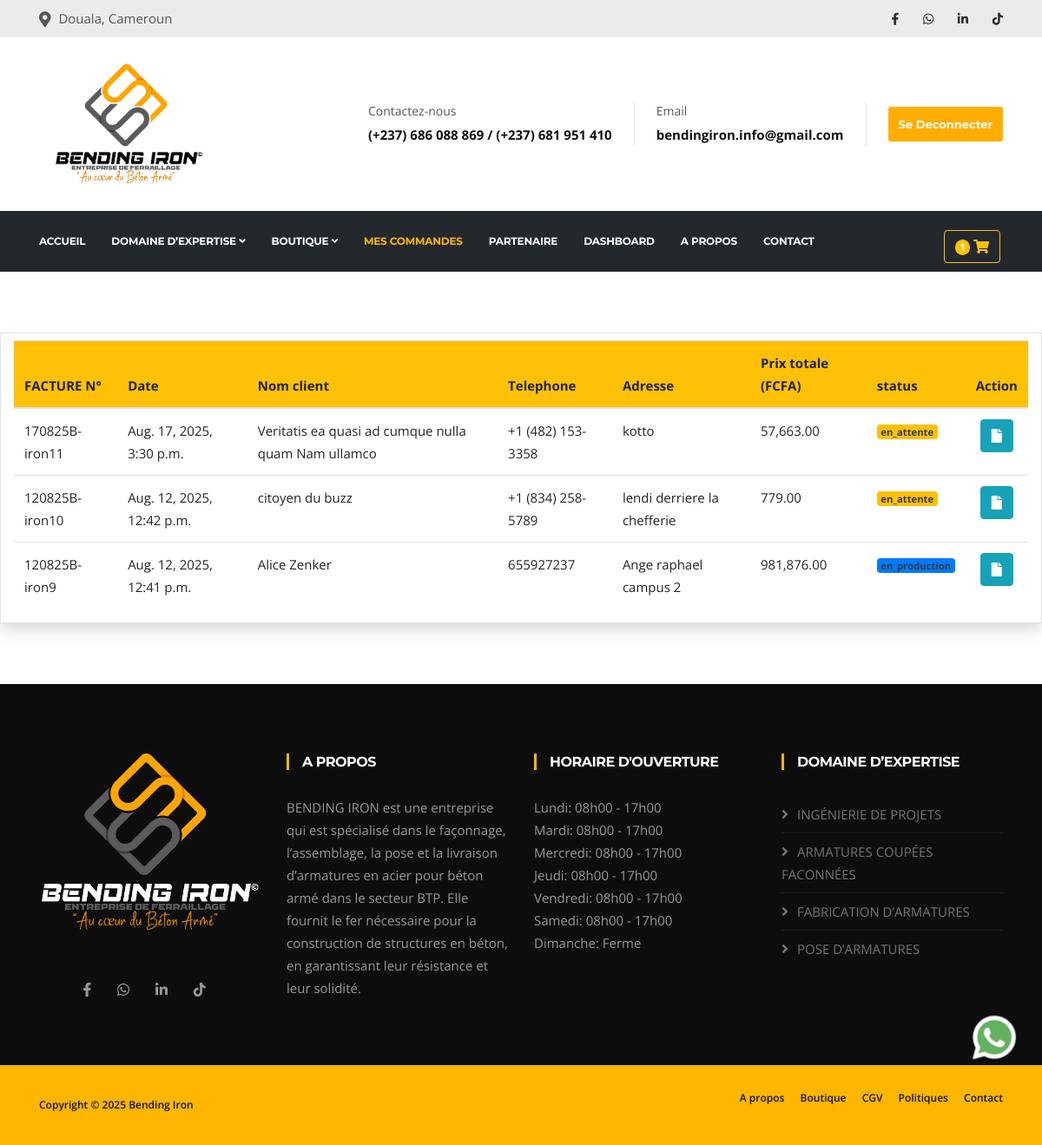
Page /mes-commandes/ (signed in) on the committed database.
### usesOrders/models.py (models this page shows, shortened)
class Order(models.Model):
    user = models.ForeignKey(CustomUser, on_delete=models.CASCADE)
    remise = models.DecimalField(max_digits=10, decimal_places=2, default=1)
    created_at = models.DateTimeField(auto_now_add=True)
    updated_at = models.DateTimeField(auto_now=True)
    @property
    def get_prix_total(self):
        total=sum(item.prix_u * item.quantite for item in self.orderitem_set.all())
        return total
    @property
    def get_statut_actuel(self):
        dernier_traiment = self.traiment_set.order_by('-created_at').first()
        return dernier_traiment.statut if dernier_traiment else "Aucun traitement"
    @property
    def infoclient(self):
        try:
            return self.orderuserinfo_set.first()  # si OneToOneField
        except OrderUserInfo.DoesNotExist:
            return None

class OrderUserInfo(models.Model):
    order = models.ForeignKey(Order, on_delete=models.CASCADE)
    nom = models.CharField(max_length=255)
    telephone = models.CharField(max_length=255)
    mode_livraison= models.CharField(max_length=255, default="livraison sur chantier")
    adresse = models.CharField(max_length=255)

class OrderItem(models.Model):
    order = models.ForeignKey(Order, on_delete=models.CASCADE)
    produit = models.ForeignKey(Produit, on_delete=models.CASCADE)
    details = models.JSONField()  # Détails du produit (dimensions, choix d'angle, etc.)
    quantite = models.PositiveIntegerField(default=1)
    prix_revient=models.DecimalField(max_digits=10, decimal_places=2)
    prix_u = models.DecimalField(max_digits=10, decimal_places=2)

class Traiment(models.Model):
    order = models.ForeignKey(Order, on_delete=models.CASCADE)
    user = models.ForeignKey(CustomUser, on_delete=models.CASCADE)
    statut = models.CharField(max_length=20, choices=[
        ('en_attente', 'En attente'),
        ('en_production', 'En production'),
        ('pret_pour_livraison', 'Pret pour livraison'),
        ('solde_facture', 'Solde ma facture'),
        ('termine', 'Livraison termine'),
    ], default='en_attente')
    created_at = models.DateTimeField(auto_now_add=True)  # ➕ important pour trier

### usesOrders/views.py (the view)
# urls.py: path('', mes_commande , name='mes_commande'),
@login_required
def mes_commande(request):
    commandes = Order.objects.filter(user=request.user).order_by('-created_at')
    current_url = request.get_full_path()
    context = {
        'commandes': commandes,
        'current_url':current_url,
    }
    return render(request, 'commandes.html',context)

### contact/context_processor.py (called while the page is built)
def unread_messages(request):
    pass
    unread_messages =Contact.get_unread_messages()
    return {
        'unread_messages_count': unread_messages.count(),
        'unread_messages': unread_messages,
    }

### contact/models.py (called while the page is built)
    @staticmethod
    def get_unread_messages():
        return Contact.objects.filter(is_read=False).order_by('-created_at').all()

### fer/context_processors.py (called while the page is built)
def seuil_critique_count(request):
    seuil_count = sum(1 for fer in Fer.objects.all() if fer.sueil_atteint)
    return {
        'fer_seuil_critique_count': seuil_count
    }

### fer/models.py (called while the page is built)
    @property
    def longueur_totale(self):
        total = self.mouvement_set.annotate(
            total_longueur=ExpressionWrapper(F('longueur_m') * F('quantite'), output_field=DecimalField())
        ).aggregate(longueur_totale=Sum('total_longueur'))['longueur_totale']
        return total or 0

    @property
    def sueil_atteint(self):
       if self.longueur_totale < self.longueur_critique :
           return True
       else :
           return False

### partenaires/context_proccessor.py (called while the page is built)
def order_en_attente(request):
    nb_en_attente = 0
    commandes = ProjetOrder.objects.all()
    for commande in commandes:
        dernier_traiment = TraimentOrder.objects.filter(projet_order=commande).order_by('-created_at').first()
        if dernier_traiment and dernier_traiment.statut == 'en_attente':
            nb_en_attente += 1
    return {
        'nb_order_partenaire': nb_en_attente
    }

### produits/models.py (called while the page is built)
    @property
    def prix_utile(self):
        return self.prix/12000

### usesOrders/context_proccessor.py (called while the page is built)
def panier_count(request):
    if request.user.is_authenticated:
        panier = Cart.objects.filter(user=request.user).first()
        if panier :
            items=CartItem.objects.filter(cart_id=panier.id)
            total_articles = items.count()
            if total_articles :
                total_articles = items.count()
            else :
                total_articles = 0
        else:
         total_articles = 0
    else:
        total_articles = 0  # Si l'utilisateur n'est pas connecté, il n'y a pas de panier
    return {'panier_count': total_articles,}

def commandes_en_attente(request):
    nb_en_attente = 0
    commandes = Order.objects.all()
    for commande in commandes:
        dernier_traiment = Traiment.objects.filter(order=commande).order_by('-created_at').first()
        if dernier_traiment and dernier_traiment.statut == 'en_attente':
            nb_en_attente += 1
    return {
        'nb_order': nb_en_attente
    }

### usesOrders/templates/commandes.html (shortened to what this page needs)
{% extends 'appf.html' %}
{% block 'content' %}
{% load static %}
{% load humanize %}
<section class="content project-area">
    <div class="container-fluid border shadow">
        <div class="row">
            <div class="col-md-12">
                    <table class="table mt-2 table-responsive">
                        <thead class='bg-warning'>
                            <th>FACTURE N°</th>
                            <th>Date</th>
                            <th>Nom client</th>
                            <th>Telephone</th>
                            <th>Adresse</th>
                            <th>Prix totale (FCFA) </th>
                            <th>status</th>
                            <th class='text-center'>Action</th>
                        </thead>
                        <tbody>
                          {% for order in  commandes %}
                          <tr>
                            <td>{{order.created_at|date:"dmy"}}B-iron{{order.id}}</td>
                            <td>{{order.created_at}}</td>
                            <td>{{order.infoclient.nom}}</td>
                            <td>{{order.infoclient.telephone}}</td>
                            <td>{{order.infoclient.adresse}}</td>
                            <td>{{order.get_prix_total|intcomma}}</td>
                            <th>
                                {% if order.get_statut_actuel == "en_attente" %}
                                <span class="badge bg-warning text-dark">
                                    {{order.get_statut_actuel}}
                                </span>
                                {%endif%}
                                {% if order.get_statut_actuel == "en_production" %}
                                <span class="badge bg-primary text-dark">
                                    {{order.get_statut_actuel}}
                                </span>
                                {%endif%}
                            </th>
                            <td class='text-center'>
                                <a href="{% url 'detail_commande' order.id %}" class='btn btn-info' name='supprimer'><i class='fas fa-file'></i></a>
                            </td>
                        </tr>
                          {% endfor %}
                        </tbody>
                    </table>
            </div>
        </div>
    </div>
</section>
{% endblock %}

### static/front/css/styles.css (style rules this page uses)
body { background: #fff; color: #555; }
body, p { font-family: "Open Sans", sans-serif; text-rendering: optimizeLegibility; -webkit-font-smoothing: antialiased !important; line-height: 26px; font-size: 15px; }
html { overflow-x: hidden !important; width: 100%; height: 100%; position: relative; -webkit-font-smoothing: antialiased; text-rendering: optimizeLegibility; }
body { border: 0; margin: 0; padding: 0; }
a:link, a:visited { text-decoration: none; }
a { color: inherit; transition: 0.2s ease; }
section, .section-padding { padding: 70px 0; position: relative; }

### rows in the picture
Order: created_at "170825", id "11", created_at "Aug. 17, 2025, 3:30 p.m.", infoclient.nom "Veritatis ea quasi ad cumque nulla quam Nam ullamco", infoclient.telephone "+1 (482) 153-3358", infoclient.adresse "kotto", get_prix_total "57,663.00", get_statut_actuel "en_attente"
Order: created_at "120825", id "10", created_at "Aug. 12, 2025, 12:42 p.m.", infoclient.nom "citoyen du buzz", infoclient.telephone "+1 (834) 258-5789", infoclient.adresse "lendi derriere la chefferie", get_prix_total "779.00", get_statut_actuel "en_attente"
Order: created_at "120825", id "9", created_at "Aug. 12, 2025, 12:41 p.m.", infoclient.nom "Alice Zenker", infoclient.telephone "655927237", infoclient.adresse "Ange raphael campus 2", get_prix_total "981,876.00", get_statut_actuel "en_production"

### other values in the picture
{{ panier_count }} "1"
